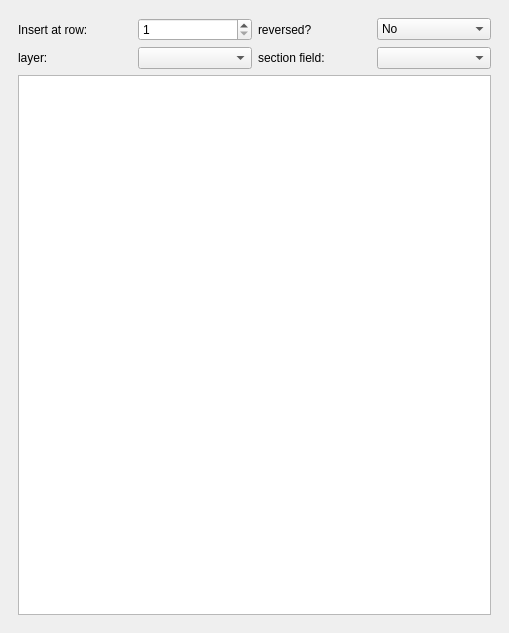
<?xml version="1.0" encoding="UTF-8"?>
<ui version="4.0">
 <class>manual_sec_builderDockWidgetBase</class>
 <widget class="QDockWidget" name="manual_sec_builderDockWidgetBase">
  <property name="geometry">
   <rect>
    <x>0</x>
    <y>0</y>
    <width>509</width>
    <height>633</height>
   </rect>
  </property>
  <property name="sizePolicy">
   <sizepolicy hsizetype="Expanding" vsizetype="Expanding">
    <horstretch>0</horstretch>
    <verstretch>0</verstretch>
   </sizepolicy>
  </property>
  <property name="minimumSize">
   <size>
    <width>371</width>
    <height>327</height>
   </size>
  </property>
  <property name="focusPolicy">
   <enum>Qt::StrongFocus</enum>
  </property>
  <property name="windowTitle">
   <string>manual sec builder</string>
  </property>
  <widget class="QWidget" name="dockWidgetContents">
   <layout class="QHBoxLayout" name="horizontalLayout_4">
    <item>
     <widget class="QWidget" name="main_widget" native="true">
      <layout class="QVBoxLayout" name="verticalLayout">
       <item>
        <layout class="QHBoxLayout" name="horizontalLayout_3">
         <item>
          <widget class="QLabel" name="label_7">
           <property name="text">
            <string>Insert at row:</string>
           </property>
          </widget>
         </item>
         <item>
          <widget class="QSpinBox" name="rowBox">
           <property name="toolTip">
            <string>&lt;html&gt;&lt;head/&gt;&lt;body&gt;&lt;p&gt;New sections will be inserted at this row. Anything on or following this row moves downwards.&lt;/p&gt;&lt;/body&gt;&lt;/html&gt;</string>
           </property>
           <property name="minimum">
            <number>1</number>
           </property>
           <property name="maximum">
            <number>999</number>
           </property>
          </widget>
         </item>
         <item>
          <widget class="QLabel" name="label_8">
           <property name="text">
            <string>reversed?</string>
           </property>
          </widget>
         </item>
         <item>
          <widget class="QComboBox" name="reversedBox">
           <property name="toolTip">
            <string>&lt;html&gt;&lt;head/&gt;&lt;body&gt;&lt;p&gt;Value to use when adding from layer or .sec&lt;/p&gt;&lt;/body&gt;&lt;/html&gt;</string>
           </property>
           <item>
            <property name="text">
             <string>No</string>
            </property>
           </item>
           <item>
            <property name="text">
             <string>Yes</string>
            </property>
           </item>
           <item>
            <property name="text">
             <string>Leave Blank</string>
            </property>
           </item>
          </widget>
         </item>
        </layout>
       </item>
       <item>
        <layout class="QHBoxLayout" name="horizontalLayout">
         <item>
          <widget class="QLabel" name="label_2">
           <property name="text">
            <string>layer:</string>
           </property>
          </widget>
         </item>
         <item>
          <widget class="QgsMapLayerComboBox" name="layerBox">
           <property name="toolTip">
            <string>&lt;html&gt;&lt;head/&gt;&lt;body&gt;&lt;p&gt;Layer with network.&lt;/p&gt;&lt;/body&gt;&lt;/html&gt;</string>
           </property>
          </widget>
         </item>
         <item>
          <widget class="QLabel" name="label">
           <property name="text">
            <string>section field:</string>
           </property>
          </widget>
         </item>
         <item>
          <widget class="QgsFieldComboBox" name="sectionBox">
           <property name="toolTip">
            <string>&lt;html&gt;&lt;head/&gt;&lt;body&gt;&lt;p&gt;Field of layer with section label. Must be text. Only text fields shown.&lt;/p&gt;&lt;/body&gt;&lt;/html&gt;</string>
           </property>
          </widget>
         </item>
        </layout>
       </item>
       <item>
        <widget class="QTableView" name="tableView">
         <property name="toolTip">
          <string>&lt;html&gt;&lt;head/&gt;&lt;body&gt;&lt;p&gt;Section label and if surveyed in opposite direction to section.&lt;/p&gt;&lt;p&gt;Select multiple rows by clicking numbers, shift+click or control+click .&lt;/p&gt;&lt;p&gt;Right click for options.&lt;/p&gt;&lt;p&gt;Double click on cell to edit it.&lt;/p&gt;&lt;p&gt;&lt;br/&gt;&lt;/p&gt;&lt;/body&gt;&lt;/html&gt;</string>
         </property>
         <property name="selectionBehavior">
          <enum>QAbstractItemView::SelectRows</enum>
         </property>
        </widget>
       </item>
      </layout>
     </widget>
    </item>
   </layout>
  </widget>
 </widget>
 <customwidgets>
  <customwidget>
   <class>QgsFieldComboBox</class>
   <extends>QComboBox</extends>
   <header>qgis.gui</header>
  </customwidget>
  <customwidget>
   <class>QgsMapLayerComboBox</class>
   <extends>QComboBox</extends>
   <header>qgis.gui</header>
  </customwidget>
 </customwidgets>
 <resources/>
 <connections/>
</ui>
